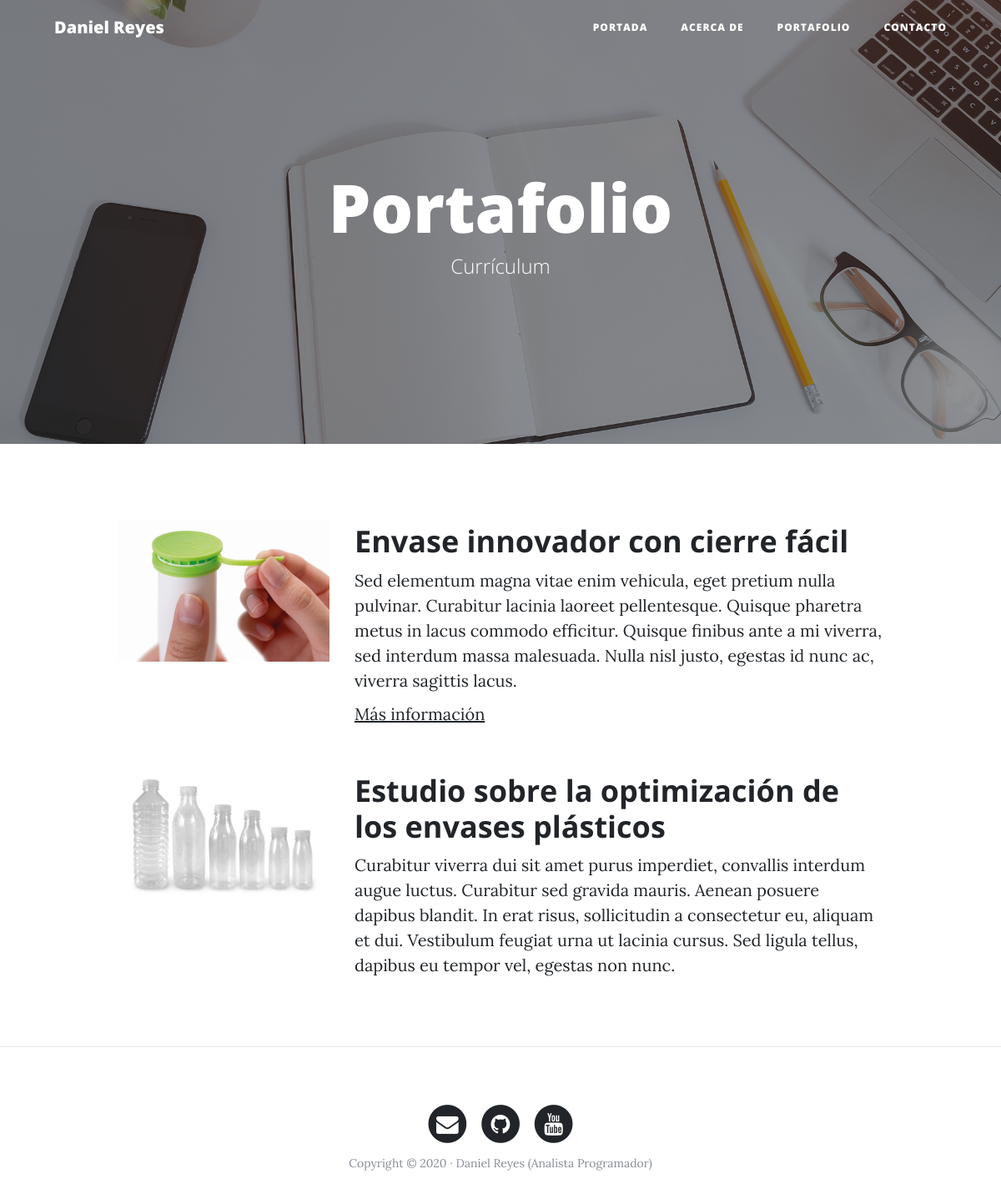
/portfolio/, run on an earlier commit of the app's database.
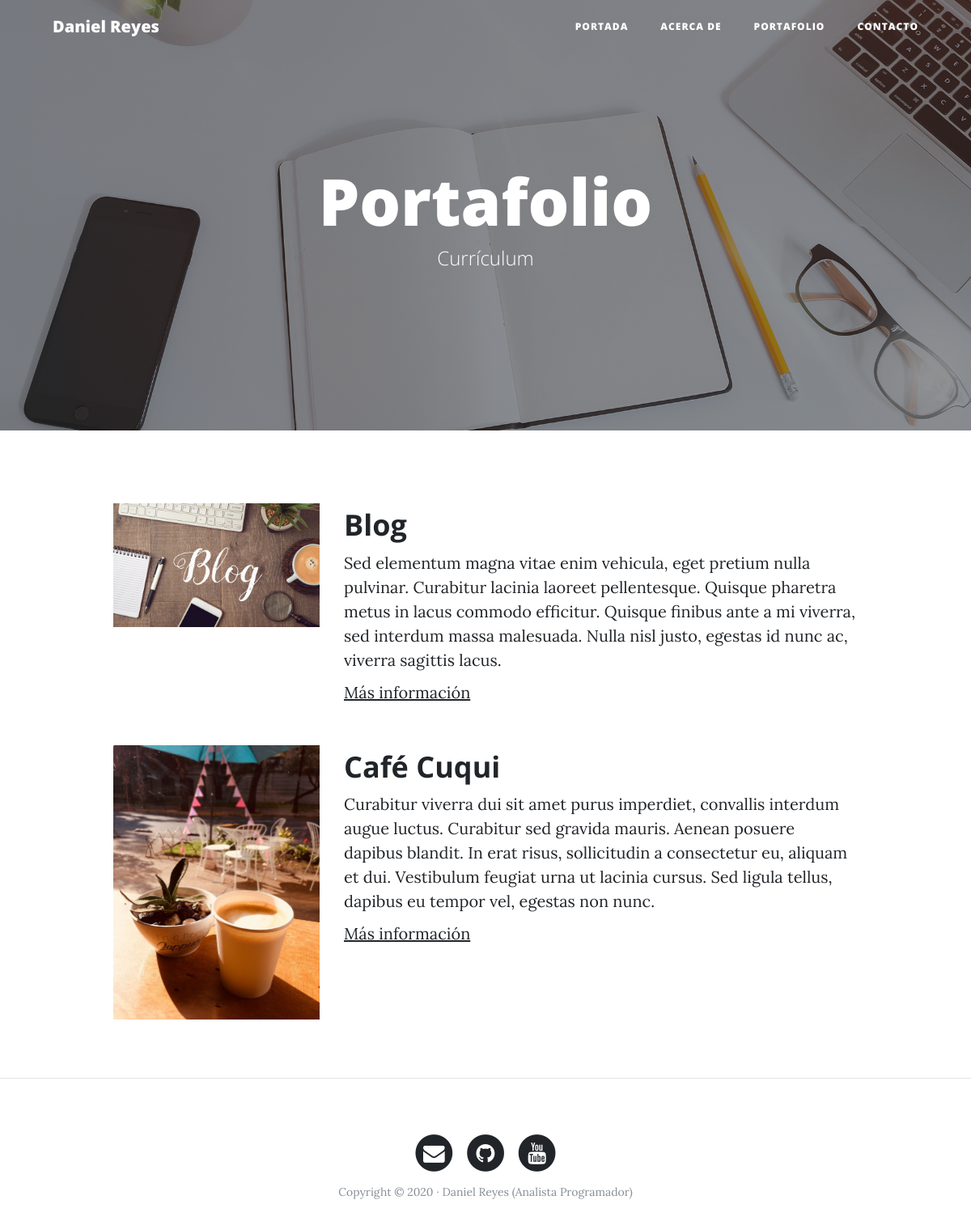
And on a later commit of the database.
### portfolio/models.py (models this page shows, shortened)
class Project(models.Model):
    title = models.CharField(max_length=200, verbose_name="Título")
    description = models.TextField(verbose_name="Descripción")
    image = models.ImageField(verbose_name="Imagen", upload_to="projects")
    created_at = models.DateTimeField(auto_now_add=True, verbose_name="Fecha de creación")
    updated_at = models.DateTimeField(auto_now=True, verbose_name="Fecha de modificación")
    link = models.URLField(verbose_name="Dirección Web", null=True, blank=True)
    class Meta:
        verbose_name = "proyecto"
        verbose_name_plural = "proyectos"
        ordering = ["-created_at"]

### portfolio/views.py (the view)
# urls.py: path("portfolio/", portfolio_views.portfolio, name="portfolio"),
def portfolio(request):
    projects = Project.objects.all()
    return render(request, "portfolio/portfolio.html", {'projects':projects})

### portfolio/templates/portfolio/portfolio.html (shortened to what this page needs)
{% extends 'core/base.html' %}
{% block background %}{% load static %}{% static 'core/img/portfolio-bg.jpg' %}{% endblock %}
{% block headers %}
<h1>Portafolio</h1>
<span class="subheading">Currículum</span>
{% endblock %}
{% block content %}
    {% for project in projects %}
        <div class="row project">
            <div class="col-lg-3 col-md-4 offset-lg-1">
                <img class="img-fluid" src="{{project.image.url}}" alt="">
            </div>
            <div class="col-lg-7 col-md-8">
                <h2 class="section-heading title">{{project.title}}</h2>
                <p>{{project.description}}</p>
                {% if project.link %}
                    <p><a href="{{project.link}}" target="_blank">Más información</a></p>
                {% endif %}
            </div>
        </div>
    {% endfor %}
{% endblock %}

### core/templates/core/base.html (shortened to what this page needs)
<!DOCTYPE html>
<html lang="es">
  <head>
    {% load static %}
    <link href="{% static 'core/vendor/bootstrap/css/bootstrap.min.css' %}" rel="stylesheet">
    <link href="{% static 'core/vendor/font-awesome/css/font-awesome.min.css' %}" rel="stylesheet" type="text/css">
    <link href="{% static 'core/css/clean-blog.min.css' %}" rel="stylesheet">
  </head>
  <body>
    <nav class="navbar navbar-expand-lg navbar-light fixed-top" id="mainNav">
      <div class="container">
        <a class="navbar-brand" href="{% url 'home' %}">Daniel Reyes</a>
        <div class="collapse navbar-collapse" id="navbarResponsive">
          <ul class="navbar-nav ml-auto">
            <li class="nav-item">
              <a class="nav-link" href="{% url 'home' %}">Portada</a>
            </li>
            <li class="nav-item">
              <a class="nav-link" href="{% url 'about' %}">Acerca de</a>
            </li>
            <li class="nav-item">
              <a class="nav-link" href="{% url 'portfolio' %}">Portafolio</a>
            </li>
            <li class="nav-item">
              <a class="nav-link" href="{% url 'contact' %}">Contacto</a>
            </li>
          </ul>
        </div>
      </div>
    </nav>
    <header class="masthead" style="background-image: url('{% block background %}{% endblock %}')">
      <div class="overlay"></div>
      <div class="container">
        <div class="row">
          <div class="col-lg-8 col-md-10 mx-auto">
            <div class="site-heading">
                {% block headers %}{% endblock %}
            </div>
          </div>
        </div>
      </div>
    </header>
    <div class="container">
        {% block content %}{% endblock %}
    </div>
    {% if request.path != "/" %} <hr> {% endif %}
    <footer>
      <div class="container">
        <div class="row">
          <div class="col-lg-8 col-md-10 mx-auto">
            <ul class="list-inline text-center">
              <li class="list-inline-item">
                <a href="#">
                  <span class="fa-stack fa-lg">
                    <i class="fa fa-circle fa-stack-2x"></i>
                    <i class="fa fa-envelope fa-stack-1x fa-inverse"></i>
                  </span>
                </a>
              </li>
              <li class="list-inline-item">
                <a href="#">
                  <span class="fa-stack fa-lg">
                    <i class="fa fa-circle fa-stack-2x"></i>
                    <i class="fa fa-github fa-stack-1x fa-inverse"></i>
                  </span>
                </a>
              </li>
              <li class="list-inline-item">
                <a href="#">
                  <span class="fa-stack fa-lg">
                    <i class="fa fa-circle fa-stack-2x"></i>
                    <i class="fa fa-youtube fa-stack-1x fa-inverse"></i>
                  </span>
                </a>
              </li>
            </ul>
            <p class="copyright text-muted">Copyright &copy; 2020 · Daniel Reyes (Analista Programador) </p>
          </div>
        </div>
      </div>
    </footer>
  </body>
</html>

What changed in the data, as far as the page shows it:
changed Project: image: a different picture; title "Envase innovador con cierre fácil" → "Blog"
changed Project: image: a different picture; title "Estudio sobre la optimización de los envases plásticos" → "Café Cuqui"; now shows "Más información"
